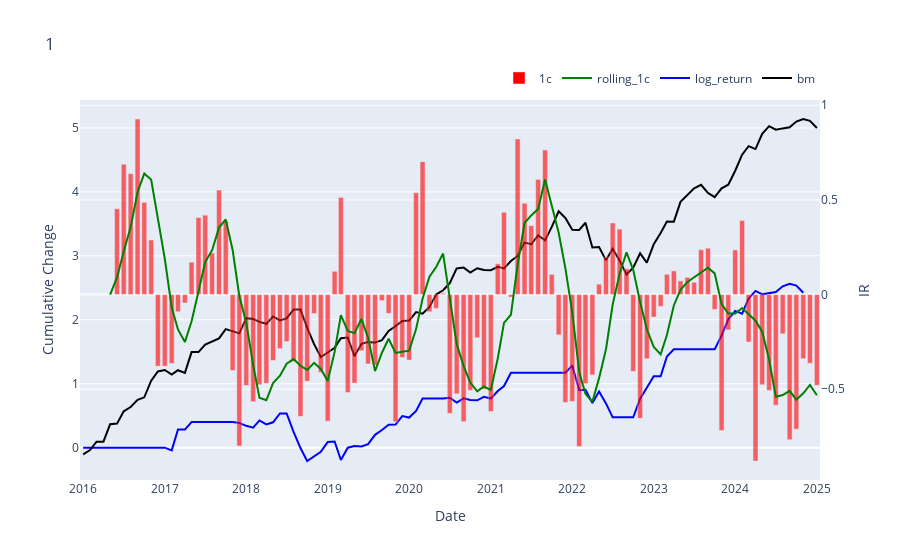

The notebook cell this image was saved under:
### Code cell
# Quantifiable version -> IC_rolling_5_reversal
symbol = "NVDA"
data = yf.download(symbol, start='2016-01-01', rounding=2, progress=False)
data['log_return'] = np.log(data['Close'] / data['Close'].shift(1)) # index -> 當天的股價變化（前一天收盤和今天收盤)
df_1 = data[["log_return"]].dropna()
df_1 = df_1.resample("MS").sum()
df_1['bm'] = df_1['log_return'].cumsum()
df_1['ret_for_cal'] = df_1['log_return'].shift(-2)
df_1['signal_val'] = df_1['log_return']
## 如果策略是always long, then IC could finally become the return itself




rolling = 5
list_rolling_1c = [None] * len(df_1)

for i in range(len(df_1)):
    if i < rolling:
        list_rolling_1c[i] = 0
    else:
        df_copy = df_1.iloc[i-rolling:i].dropna(subset=['ret_for_cal', 'signal_val'])
        if len(df_copy) < 2:  # 相关系数需要至少两个数据点
            list_rolling_1c[i] = np.nan
        else:
            try:
                d = np.corrcoef(df_copy['ret_for_cal'], df_copy['signal_val'])
                list_rolling_1c[i] = d[0, 1] if not np.isnan(d[0, 1]) else 0
            except:
                list_rolling_1c[i] = np.nan


# origin
df_1['rolling_1c'] = list_rolling_1c
df_1['rolling_1c'] = df_1['rolling_1c'].fillna(0)
df_1['rolling_1c_5m'] = df_1['rolling_1c'].rolling(5).mean()
df_1['rolling_1c_5m_tangent'] = df_1['rolling_1c_5m'].diff().dropna()
df_1['signal'] = df_1["rolling_1c_5m"].apply(lambda x: 1 if x < -0 else 0)
df_1['cumsum'] = (df_1['signal'] * df_1['ret_for_cal']).cumsum()


# 绘图函数
def plotly_df(df, bar, line):
    fig = go.Figure()
    fig.add_trace(go.Bar(
        x=df.index, y=df[bar], name="1c",
        yaxis="y2", marker=dict(color="red", opacity=0.6)))    
    fig.add_trace(go.Scatter(
        x=df.index, y=df["rolling_1c_5m"], name="rolling_1c",
        yaxis="y2", line=dict(color="green")))
    fig.add_trace(go.Scatter(
        x=df.index, y=df[line], mode="lines", name="log_return",
        yaxis="y1", line=dict(color="blue")))
    fig.add_trace(go.Scatter(
        x=df.index, y=df['bm'], mode="lines", name="bm",
        yaxis="y1", line=dict(color="black")))

    fig.update_layout(title="1",
                      xaxis=dict(title="Date"),
                      yaxis=dict(title="Cumulative Change"),
                      yaxis2=dict(title="IR", overlaying="y", side="right"),
                      legend=dict(orientation="h", yanchor="bottom", y=1.02, xanchor="right", x=1)
                     )
    fig.show()

plotly_df(df_1, "rolling_1c", "cumsum")
